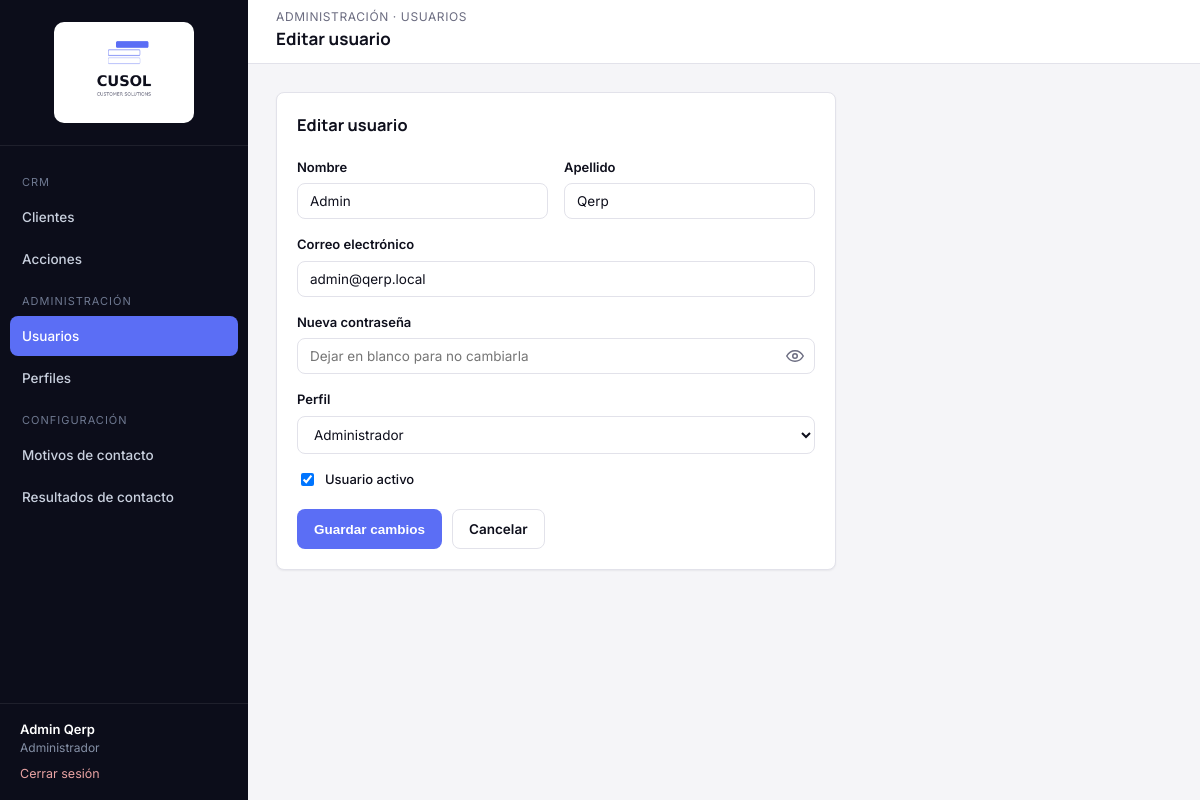
The page /modules/usuarios/editar.php?id=1 (signed in) on the database its author committed.
### tables this page shows
CREATE TABLE qerp_secciones (
  id INT PRIMARY KEY AUTO_INCREMENT,
  nombre VARCHAR(100) NOT NULL,
  slug VARCHAR(100) NOT NULL UNIQUE,
  icono VARCHAR(50) DEFAULT NULL,
  grupo VARCHAR(50) NOT NULL DEFAULT 'General',
  orden INT DEFAULT 0
);

CREATE TABLE qerp_usuarios (
  id INT PRIMARY KEY AUTO_INCREMENT,
  nombre VARCHAR(100) NOT NULL,
  apellido VARCHAR(100) NOT NULL,
  mail VARCHAR(150) NOT NULL UNIQUE,
  password VARCHAR(255) NOT NULL,
  perfil_id INT DEFAULT NULL,
  activo TINYINT(1) NOT NULL DEFAULT 1,
  ultimo_acceso DATETIME DEFAULT NULL,
  creado_en DATETIME DEFAULT CURRENT_TIMESTAMP,
  FOREIGN KEY (perfil_id) REFERENCES qerp_perfiles(id) ON DELETE SET NULL
);

CREATE TABLE qerp_perfiles (
  id INT PRIMARY KEY AUTO_INCREMENT,
  nombre VARCHAR(50) NOT NULL,
  descripcion VARCHAR(255) DEFAULT NULL,
  activo TINYINT(1) NOT NULL DEFAULT 1,
  solo_ve_sus_clientes TINYINT(1) NOT NULL DEFAULT 0,
  creado_en DATETIME DEFAULT CURRENT_TIMESTAMP
);

### includes/funciones.php (called while the page is built, shortened)
<?php
function estaLogueado(): bool
{
    return isset($_SESSION['usuario_id']);
}
function usuarioActual(): ?array
{
    return [
        'id'         => $_SESSION['usuario_id'],
        'nombre'     => $_SESSION['usuario_nombre'],
        'apellido'   => $_SESSION['usuario_apellido'],
        'mail'       => $_SESSION['usuario_mail'],
        'perfil_id'  => $_SESSION['perfil_id'],
        'perfil'     => $_SESSION['perfil_nombre'],
    ];
}
function tienePermiso(PDO $pdo, string $slugSeccion, string $accion = 'ver'): bool
{
    $accionesValidas = ['ver', 'crear', 'editar', 'eliminar'];
    static $cache = [];
    $clave = $_SESSION['perfil_id'] . '-' . $slugSeccion;
    if (!isset($cache[$clave])) {
        $stmt = $pdo->prepare(
            "SELECT pp.ver, pp.crear, pp.editar, pp.eliminar
             FROM qerp_perfil_permisos pp
             INNER JOIN qerp_secciones s ON s.id = pp.seccion_id
             WHERE pp.perfil_id = :perfil_id AND s.slug = :slug
             LIMIT 1"
        );
        $stmt->execute([
            ':perfil_id' => $_SESSION['perfil_id'],
            ':slug'      => $slugSeccion,
        ]);
        $cache[$clave] = $stmt->fetch() ?: ['ver' => 0, 'crear' => 0, 'editar' => 0, 'eliminar' => 0];
    }
    return (bool) $cache[$clave][$accion];
}
function requerirPermiso(PDO $pdo, string $slugSeccion, string $accion = 'ver'): void
{
    if (!tienePermiso($pdo, $slugSeccion, $accion)) {
        http_response_code(403);
        include __DIR__ . '/../includes/403.php';
        exit;
    }
}
function e(?string $valor): string
{
    return htmlspecialchars($valor ?? '', ENT_QUOTES, 'UTF-8');
}
function obtenerSeccionesMenu(PDO $pdo): array
{
    $stmt = $pdo->query('SELECT * FROM qerp_secciones ORDER BY orden ASC');
    return $stmt->fetchAll();
}

### modules/usuarios/editar.php (the view, shortened to what this page needs)
<?php
require_once __DIR__ . '/../../config/conexion.php';
require_once __DIR__ . '/../../includes/funciones.php';
requerirPermiso($pdo, 'usuarios', 'editar');
$slugSeccionActual = 'usuarios';
$id = (int) ($_GET['id'] ?? 0);
$stmt = $pdo->prepare('SELECT * FROM qerp_usuarios WHERE id = :id');
$stmt->execute([':id' => $id]);
$usuario = $stmt->fetch();
$perfiles = $pdo->query("SELECT id, nombre FROM qerp_perfiles WHERE activo = 1 ORDER BY nombre")->fetchAll();
$datos = [
    'nombre'    => $usuario['nombre'],
    'apellido'  => $usuario['apellido'],
    'mail'      => $usuario['mail'],
    'perfil_id' => $usuario['perfil_id'],
    'activo'    => $usuario['activo'],
];
include __DIR__ . '/../../includes/header.php';
?>
<div class="card" style="max-width:560px;">
    <div class="card-header"><h3>Editar usuario</h3></div>
    <form method="post">
        <div class="fila-form">
            <div class="campo">
                <label for="nombre">Nombre</label>
                <input type="text" id="nombre" name="nombre" value="<?= e($datos['nombre']) ?>" required>
            </div>
            <div class="campo">
                <label for="apellido">Apellido</label>
                <input type="text" id="apellido" name="apellido" value="<?= e($datos['apellido']) ?>" required>
            </div>
        </div>
        <div class="campo">
            <label for="mail">Correo electrónico</label>
            <input type="email" id="mail" name="mail" value="<?= e($datos['mail']) ?>" required>
        </div>
        <div class="campo">
            <label for="password">Nueva contraseña</label>
            <div class="input-password">
                <input type="password" id="password" name="password" minlength="6" placeholder="Dejar en blanco para no cambiarla">
                <?php include __DIR__ . '/../../includes/boton-ojo.php'; ?>
            </div>
        </div>
        <div class="campo">
            <label for="perfil_id">Perfil</label>
            <select id="perfil_id" name="perfil_id">
                <?php foreach ($perfiles as $p): ?>
                    <option value="<?= (int) $p['id'] ?>" <?= (string) $p['id'] === (string) $datos['perfil_id'] ? 'selected' : '' ?>>
                        <?= e($p['nombre']) ?>
                    </option>
                <?php endforeach; ?>
            </select>
        </div>
        <div class="campo">
            <label style="display:flex;align-items:center;gap:8px;font-weight:500;">
                <input type="checkbox" name="activo" style="width:auto;" <?= $datos['activo'] ? 'checked' : '' ?>>
                Usuario activo
            </label>
        </div>
        <div style="display:flex; gap:10px; margin-top:20px;">
            <button type="submit" class="btn btn-primary">Guardar cambios</button>
            <a href="index.php" class="btn btn-outline">Cancelar</a>
        </div>
    </form>
</div>
<?php include __DIR__ . '/../../includes/footer.php'; ?>

### includes/sidebar.php (shortened to what this page needs)
<?php
$usuario = usuarioActual();
$secciones = obtenerSeccionesMenu($pdo);
$slugActual = $slugSeccionActual ?? '';
$grupos = [];
foreach ($secciones as $s) {
    $grupos[$s['grupo'] ?? 'General'][] = $s;
}
$ordenGrupos = ['CRM', 'Administración', 'Configuración'];
?>
<aside class="qerp-sidebar" id="qerpSidebar">
    <div class="brand">
        <img src="<?= QERP_URL_BASE ?>/assets/img/logo-cusol.png" alt="CUSOL" class="logo-sidebar">
    </div>
    <nav class="qerp-nav">
        <?php foreach ($ordenGrupos as $grupo): ?>
            <?php
                $items = array_filter($grupos[$grupo] ?? [], fn($s) => tienePermiso($pdo, $s['slug'], 'ver'));
            ?>
            <div class="seccion-titulo"><?= e($grupo) ?></div>
            <?php foreach ($items as $s): ?>
                <a href="<?= QERP_URL_BASE ?>/modules/<?= e($s['slug']) ?>/index.php"
                   class="<?= $slugActual === $s['slug'] ? 'activo' : '' ?>">
                    <?= e($s['nombre']) ?>
                </a>
            <?php endforeach; ?>
        <?php endforeach; ?>
    </nav>
    <div class="usuario-box">
        <div class="nombre"><?= e($usuario['nombre'] . ' ' . $usuario['apellido']) ?></div>
        <div class="perfil"><?= e($usuario['perfil']) ?></div>
        <a class="salir" href="<?= QERP_URL_BASE ?>/login/logout.php">Cerrar sesión</a>
    </div>
</aside>

### assets/css/style.css (style rules this page uses)
:root { --bg: #F5F5F8; --surface: #FFFFFF; --ink: #0E0F1C; --muted: #6B6C80; --border: #E2E2EA; --navy: #0C0D1A; --navy-light: #1B1D2E; --navy-hover: #262940; --accent: #5B6EF5; --accent-light: #ECEEFE; --accent-hover: #3A4FD4; --danger: #DC2626; --danger-light: #FDECEC; --success: #15803D; --success-light: #E9F7EE; --warning: #B45309; --warning-light: #FEF3E2; --radius: 8px; --shadow-sm: 0 1px 2px rgba(16, 24, 38, 0.06); --shadow-md: 0 4px 16px rgba(16, 24, 38, 0.08); --sidebar-w: 248px; --header-h: 64px; }
* { box-sizing: border-box; }
html, body { margin: 0; padding: 0; background: var(--bg); color: var(--ink); font-family: 'Inter', -apple-system, BlinkMacSystemFont, 'Segoe UI', sans-serif; font-size: 14px; line-height: 1.5; }
h1, h2, h3, h4 { font-family: 'Manrope', 'Inter', sans-serif; font-weight: 700; color: var(--ink); margin: 0 0 4px 0; }
a { color: var(--accent); text-decoration: none; }
.qerp-sidebar { width: var(--sidebar-w); background: var(--navy); color: #C9D0DE; flex-shrink: 0; position: fixed; top: 0; left: 0; bottom: 0; display: flex; flex-direction: column; }
.qerp-sidebar .brand { display: flex; align-items: center; justify-content: center; padding: 22px 20px; border-bottom: 1px solid rgba(255,255,255,0.08); }
.logo-sidebar { width: 140px; height: auto; background: #fff; border-radius: 10px; padding: 10px 12px; }
.qerp-nav { padding: 16px 10px; flex: 1; overflow-y: auto; }
.qerp-nav .seccion-titulo { text-transform: uppercase; font-size: 11px; letter-spacing: 1px; color: #6E7890; padding: 12px 12px 6px; }
.qerp-nav a { display: flex; align-items: center; gap: 10px; padding: 10px 12px; border-radius: var(--radius); color: #C9D0DE; font-weight: 500; font-size: 13.5px; margin-bottom: 2px; }
.qerp-nav a.activo { background: var(--accent); color: #fff; }
.qerp-sidebar .usuario-box { padding: 16px 20px; border-top: 1px solid rgba(255,255,255,0.08); font-size: 13px; }
.qerp-sidebar .usuario-box .nombre { color: #fff; font-weight: 600; }
.qerp-sidebar .usuario-box .perfil { color: #8590A6; font-size: 12px; }
.qerp-sidebar .usuario-box a.salir { display: inline-block; margin-top: 8px; color: #E9A3A3; font-size: 12.5px; }
.card { position: relative; background: var(--surface); border: 1px solid var(--border); border-radius: var(--radius); box-shadow: var(--shadow-sm); padding: 20px; }
.card-header { display: flex; align-items: center; justify-content: space-between; margin-bottom: 16px; }
.btn { display: inline-flex; align-items: center; gap: 6px; padding: 9px 16px; border-radius: var(--radius); border: 1px solid transparent; font-size: 13.5px; font-weight: 600; cursor: pointer; text-decoration: none !important; }
.btn-primary { background: var(--accent); color: #fff; }
.btn-outline { background: transparent; border-color: var(--border); color: var(--ink); }
label { display: block; font-size: 13px; font-weight: 600; margin-bottom: 6px; color: var(--ink); }
input[type=text], input[type=email], input[type=password], input[type=date], input[type=datetime-local], select, textarea { width: 100%; padding: 9px 12px; border: 1px solid var(--border); border-radius: var(--radius); font-size: 13.5px; font-family: inherit; color: var(--ink); background: #fff; }
.input-password { position: relative; }
.input-password input { padding-right: 40px; }
.campo { margin-bottom: 16px; }
.fila-form { display: flex; gap: 16px; }
.fila-form .campo { flex: 1; }

### rows shown on the page
qerp_secciones: nombre "Clientes"
qerp_secciones: nombre "Acciones"
qerp_secciones: nombre "Usuarios"
qerp_secciones: nombre "Perfiles"
qerp_secciones: nombre "Motivos de contacto"
qerp_secciones: nombre "Resultados de contacto"
qerp_usuarios: nombre+apellido "Admin Qerp", nombre "Admin", apellido "Qerp", mail "admin@qerp.local", perfil_id "Administrador", activo "☑"

### other values the page prints
$grupo "CRM"
$grupo "ADMINISTRACIÓN"
$grupo "CONFIGURACIÓN"
$usuario['perfil'] "Administrador"
$eyebrowPagina "ADMINISTRACIÓN · USUARIOS"
$tituloPagina "Editar usuario"
